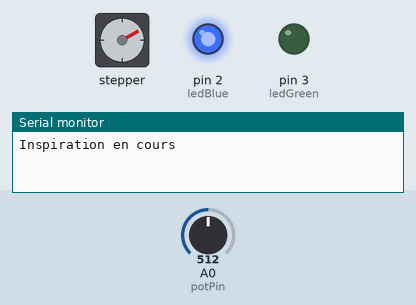
Simulated run of this sketch. Board: Arduino Uno, built with avr-gcc and run on an emulated ATmega328P. Shown: stepper motor, output pins drawn as LEDs (lit = HIGH), the last lines printed to the serial monitor. Inputs (shaded band) come from the test bench; at power-on: A0 (potPin) = 512. Stepper angles assume 200 steps per turn.

Above: at 1.2 s.
1.3 s: A0 (potPin) set to 716
At 1.66 s:
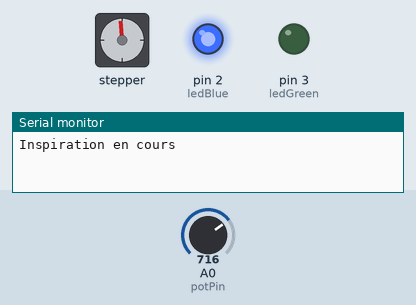
At 3.8 s:
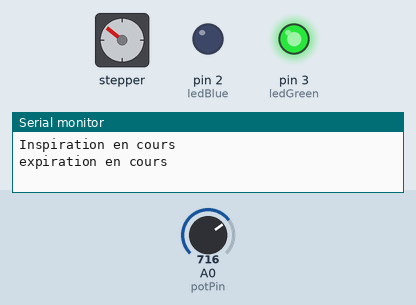
4.3 s: A0 (potPin) set to 900
At 6.84 s:
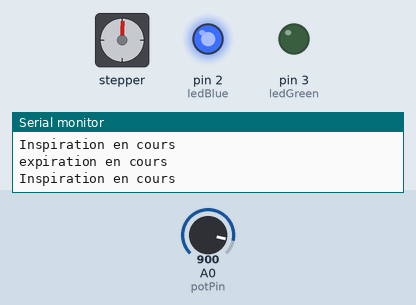
7.3 s: A0 (potPin) set to 1023
10.3 s: A0 (potPin) set to 511
13.3 s: A0 (potPin) set to 306
Timing chart, 0 to 27.8 s (numbered marks = the images above; inputs shaded):
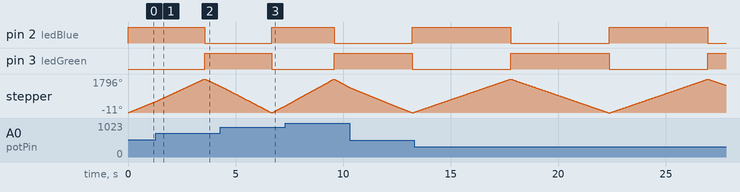

Measured:
- after the input at 1.3 s, pin 2 (ledBlue): HIGH → LOW after 2.3 s instead of 2.6 s; pin 3 (ledGreen): LOW → HIGH after 2.3 s instead of 2.6 s
- after the input at 4.3 s, pin 2 (ledBlue): LOW → HIGH after 2.4 s instead of 2.7 s; pin 3 (ledGreen): HIGH → LOW after 2.4 s instead of 2.7 s
- after the input at 10.3 s, pin 2 (ledBlue): LOW → HIGH after 2.9 s instead of 2.2 s; pin 3 (ledGreen): HIGH → LOW after 2.9 s instead of 2.2 s

The sketch:

stepper2.ino
```cpp
#include <Stepper.h>

const int stepsPerRevolution = 200;

// initialize the stepper library on pins 8 through 11:
Stepper myStepper(stepsPerRevolution, 8, 9, 10, 11);

int potPin = 0;
int potValue = 0;
int counter = 0;
#define ledGreen 3
#define ledBlue 2


void setup() {
  pinMode(ledBlue, OUTPUT);
  pinMode(ledGreen, OUTPUT);
  // initialize the serial port:
  Serial.begin(9600);
}

void loop(){
  potValue = analogRead(potPin);
  int speed = map(potValue,0,1024,50,115);

  if (speed > 0){
      myStepper.setSpeed(speed);
  }

  if (counter < 500){
    digitalWrite(ledBlue,HIGH);
    digitalWrite(ledGreen,LOW);
    myStepper.step(stepsPerRevolution / 100);

  } else {
      digitalWrite(ledBlue,LOW);
      digitalWrite(ledGreen,HIGH);
      myStepper.step(-stepsPerRevolution / 100);
  }
  if (counter == 0){
      Serial.println("Inspiration en cours");
  } else if (counter == 501){
      Serial.println("expiration en cours");
  }


  if (counter == 1000){
      counter = 0;
  } else {
      counter ++;
  }
}
```
